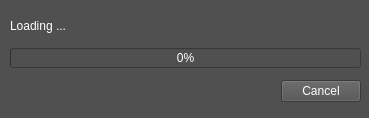
<?xml version="1.0" encoding="UTF-8"?>
<ui version="4.0">
 <class>AGLoadingWidget</class>
 <widget class="QWidget" name="AGLoadingWidget">
  <property name="windowModality">
   <enum>Qt::ApplicationModal</enum>
  </property>
  <property name="geometry">
   <rect>
    <x>0</x>
    <y>0</y>
    <width>369</width>
    <height>118</height>
   </rect>
  </property>
  <property name="sizePolicy">
   <sizepolicy hsizetype="Fixed" vsizetype="Fixed">
    <horstretch>0</horstretch>
    <verstretch>0</verstretch>
   </sizepolicy>
  </property>
  <property name="minimumSize">
   <size>
    <width>369</width>
    <height>118</height>
   </size>
  </property>
  <property name="maximumSize">
   <size>
    <width>369</width>
    <height>118</height>
   </size>
  </property>
  <property name="focusPolicy">
   <enum>Qt::StrongFocus</enum>
  </property>
  <property name="windowTitle">
   <string>Loading</string>
  </property>
  <property name="styleSheet">
   <string notr="true">background: rgb( 80, 80, 80 );
color: white; 

</string>
  </property>
  <widget class="QWidget" name="verticalLayoutWidget">
   <property name="geometry">
    <rect>
     <x>10</x>
     <y>10</y>
     <width>351</width>
     <height>101</height>
    </rect>
   </property>
   <layout class="QVBoxLayout" name="verticalLayout">
    <property name="spacing">
     <number>6</number>
    </property>
    <item>
     <widget class="QLabel" name="label">
      <property name="maximumSize">
       <size>
        <width>16777215</width>
        <height>20</height>
       </size>
      </property>
      <property name="text">
       <string>Loading ...</string>
      </property>
     </widget>
    </item>
    <item>
     <layout class="QHBoxLayout" name="horizontalLayout">
      <property name="spacing">
       <number>1</number>
      </property>
      <item>
       <widget class="QProgressBar" name="progressBar">
        <property name="maximumSize">
         <size>
          <width>16777215</width>
          <height>20</height>
         </size>
        </property>
        <property name="value">
         <number>0</number>
        </property>
        <property name="orientation">
         <enum>Qt::Horizontal</enum>
        </property>
        <property name="textDirection">
         <enum>QProgressBar::TopToBottom</enum>
        </property>
       </widget>
      </item>
     </layout>
    </item>
    <item>
     <layout class="QHBoxLayout" name="horizontalLayout_2">
      <item>
       <spacer name="horizontalSpacer">
        <property name="orientation">
         <enum>Qt::Horizontal</enum>
        </property>
        <property name="sizeHint" stdset="0">
         <size>
          <width>40</width>
          <height>20</height>
         </size>
        </property>
       </spacer>
      </item>
      <item>
       <widget class="QPushButton" name="pushButton">
        <property name="maximumSize">
         <size>
          <width>100</width>
          <height>16777215</height>
         </size>
        </property>
        <property name="text">
         <string>Cancel</string>
        </property>
       </widget>
      </item>
     </layout>
    </item>
   </layout>
  </widget>
 </widget>
 <resources/>
 <connections/>
</ui>
